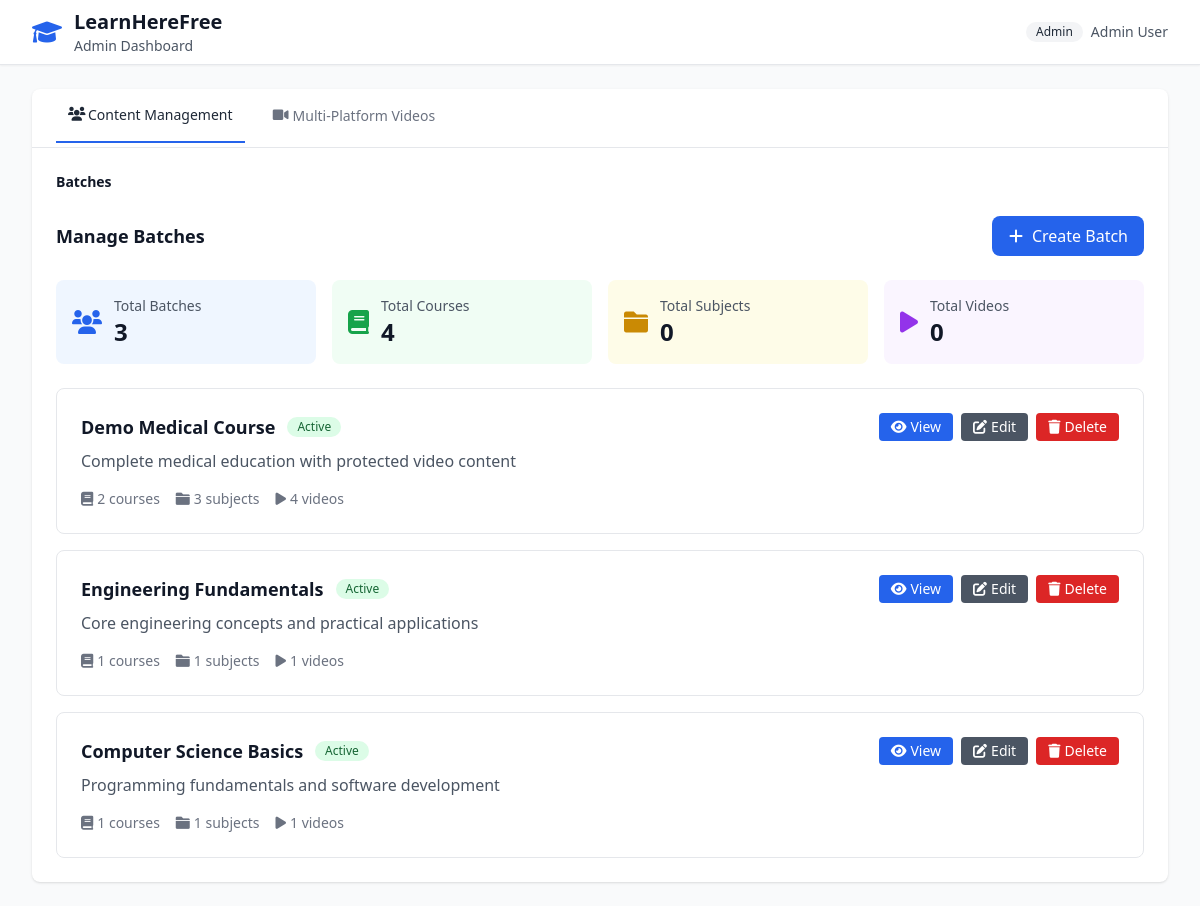
The app's page /backend/admin.php with its own data.
### tables this page shows
CREATE TABLE IF NOT EXISTS batches (
    id VARCHAR(36) PRIMARY KEY,
    name VARCHAR(255) NOT NULL,
    description TEXT,
    thumbnail_url VARCHAR(500),
    is_active BOOLEAN DEFAULT TRUE,
    created_at TIMESTAMP DEFAULT CURRENT_TIMESTAMP,
    updated_at TIMESTAMP DEFAULT CURRENT_TIMESTAMP ON UPDATE CURRENT_TIMESTAMP
);

### includes/functions.php (called while the page is built, shortened)
<?php
global $pdo;
function getBatches() {
    global $pdo;
    try {
        $stmt = $pdo->query("SELECT * FROM batches ORDER BY created_at DESC");
        return $stmt->fetchAll(PDO::FETCH_ASSOC);
    } catch (PDOException $e) {
        error_log("Error fetching batches: " . $e->getMessage());
        return [];
    }
}
function getTotalVideosInBatch($batch_id) {
    global $pdo;
    try {
        $stmt = $pdo->prepare("SELECT COUNT(*) as count FROM videos WHERE batch_id = ?");
        $stmt->execute([$batch_id]);
        $result = $stmt->fetch(PDO::FETCH_ASSOC);
        return $result['count'] ?? 0;
    } catch (PDOException $e) {
        error_log("Error counting videos in batch: " . $e->getMessage());
        return 0;
    }
}
function getTotalCoursesInBatch($batch_id) {
    global $pdo;
    try {
        $stmt = $pdo->prepare("SELECT COUNT(*) as count FROM courses WHERE batch_id = ?");
        $stmt->execute([$batch_id]);
        $result = $stmt->fetch(PDO::FETCH_ASSOC);
        return $result['count'] ?? 0;
    } catch (PDOException $e) {
        error_log("Error counting courses in batch: " . $e->getMessage());
        return 0;
    }
}
function getTotalSubjectsInBatch($batch_id) {
    global $pdo;
    try {
        $stmt = $pdo->prepare("SELECT COUNT(*) as count FROM subjects s JOIN courses c ON s.course_id = c.id WHERE c.batch_id = ?");
        $stmt->execute([$batch_id]);
        $result = $stmt->fetch(PDO::FETCH_ASSOC);
        return $result['count'] ?? 0;
    } catch (PDOException $e) {
        error_log("Error counting subjects in batch: " . $e->getMessage());
        return 0;
    }
}
function getAllBatches() {
    return getBatches();
}
?>

### backend/admin.php (the view, shortened to what this page needs)
<?php
require_once '../config/database.php';
require_once '../includes/functions.php';
$active_tab = $_GET['tab'] ?? 'batches';
$selected_batch_id = $_GET['batch_id'] ?? null;
$selected_course_id = $_GET['course_id'] ?? null;
$batches = getAllBatches();
$selected_batch = $selected_batch_id ? getBatch($selected_batch_id) : null;
$selected_course = $selected_course_id ? getCourse($selected_course_id) : null;
$courses = $selected_batch ? getCourses($selected_batch_id) : [];
$subjects = $selected_course ? getSubjects($selected_course_id) : [];
$total_batches = count($batches);
$total_courses = array_sum(array_map(function($batch) { return getTotalCoursesInBatch($batch['id']); }, $batches));
$total_subjects = array_sum(array_map(function($course) { return getTotalSubjectsInCourse($course['id']); }, $courses));
$total_videos = array_sum(array_map(function($subject) { return getTotalVideosInSubject($subject['id']); }, $subjects));
?>
<!DOCTYPE html>
<html lang="en">
<head>
    <script src="https://cdn.tailwindcss.com"></script>
    <link rel="stylesheet" href="https://cdnjs.cloudflare.com/ajax/libs/font-awesome/6.0.0/css/all.min.css">
</head>
<body class="min-h-screen bg-gray-50">
    <header class="bg-white shadow-sm border-b border-gray-200">
        <div class="max-w-7xl mx-auto px-4 sm:px-6 lg:px-8">
            <div class="flex justify-between h-16">
                <div class="flex items-center">
                    <div class="flex items-center">
                        <i class="fas fa-graduation-cap text-2xl text-blue-600 mr-3"></i>
                        <div>
                            <h1 class="text-xl font-semibold text-gray-900">LearnHereFree</h1>
                            <p class="text-sm text-gray-600">Admin Dashboard</p>
                        </div>
                    </div>
                </div>
                <div class="flex items-center space-x-4">
                    <div class="flex items-center space-x-2">
                        <span class="inline-flex items-center px-2.5 py-0.5 rounded-full text-xs font-medium bg-gray-100 text-gray-800">
                            Admin
                        </span>
                        <span class="text-sm text-gray-600">Admin User</span>
                    </div>
                </div>
            </div>
        </div>
    </header>
    <main class="w-full max-w-full mx-auto py-6 px-2 sm:px-4 lg:px-8 overflow-hidden">
        <div class="bg-white shadow w-full max-w-full overflow-hidden rounded-lg">
            <div class="border-b border-gray-200 px-1 sm:px-2 lg:px-6 overflow-hidden">
                <div class="flex space-x-1 sm:space-x-2 lg:space-x-4 overflow-x-auto scrollbar-hide pb-1 w-full min-w-0">
                    <button
                        class="tab-button flex items-center px-1 sm:px-2 lg:px-3 py-3 sm:py-4 text-xs sm:text-sm whitespace-nowrap flex-shrink-0 min-w-0 transition-colors <?= $active_tab === 'batches' ? 'tab-active' : 'tab-inactive' ?>"
                        onclick="switchTab('batches')"
                    >
                        <i class="fas fa-users h-3 w-3 sm:h-4 sm:w-4 mr-1 flex-shrink-0"></i>
                        <span class="hidden md:inline">Content Management</span>
                    </button>
                    <button
                        class="tab-button flex items-center px-1 sm:px-2 lg:px-3 py-3 sm:py-4 text-xs sm:text-sm whitespace-nowrap flex-shrink-0 min-w-0 transition-colors <?= $active_tab === 'multi-platform' ? 'tab-active' : 'tab-inactive' ?>"
                        onclick="switchTab('multi-platform')"
                    >
                        <i class="fas fa-video h-3 w-3 sm:h-4 sm:w-4 mr-1 flex-shrink-0"></i>
                        <span class="hidden md:inline">Multi-Platform Videos</span>
                    </button>
                </div>
            </div>
            <div class="p-6 mt-0">
                <div id="batches-tab" class="tab-content <?= $active_tab === 'batches' ? '' : 'hidden' ?>">
                    <div class="flex items-center gap-2 mb-6 text-sm text-gray-600">
                        <button
                            class="hover:text-blue-600 transition-colors <?= !$selected_batch ? 'font-semibold text-gray-900' : '' ?>"
                            onclick="navigateTo('batches')"
                        >
                            Batches
                        </button>
                    </div>
                    <?php if (!$selected_batch): ?>
                        <div>
                            <div class="flex justify-between items-center mb-6">
                                <h3 class="text-lg font-semibold text-gray-900">Manage Batches</h3>
                                <button
                                    class="bg-blue-600 hover:bg-blue-700 text-white px-4 py-2 rounded-lg flex items-center transition-colors"
                                    onclick="openModal('create-batch-modal')"
                                >
                                    <i class="fas fa-plus h-4 w-4 mr-2"></i>
                                    Create Batch
                                </button>
                            </div>
                            <div class="grid grid-cols-1 md:grid-cols-4 gap-4 mb-6">
                                <div class="bg-blue-50 p-4 rounded-lg">
                                    <div class="flex items-center">
                                        <i class="fas fa-users text-blue-600 text-2xl mr-3"></i>
                                        <div>
                                            <p class="text-sm text-gray-600">Total Batches</p>
                                            <p class="text-2xl font-bold text-gray-900"><?= $total_batches ?></p>
                                        </div>
                                    </div>
                                </div>
                                <div class="bg-green-50 p-4 rounded-lg">
                                    <div class="flex items-center">
                                        <i class="fas fa-book text-green-600 text-2xl mr-3"></i>
                                        <div>
                                            <p class="text-sm text-gray-600">Total Courses</p>
                                            <p class="text-2xl font-bold text-gray-900"><?= $total_courses ?></p>
                                        </div>
                                    </div>
                                </div>
                                <div class="bg-yellow-50 p-4 rounded-lg">
                                    <div class="flex items-center">
                                        <i class="fas fa-folder text-yellow-600 text-2xl mr-3"></i>
                                        <div>
                                            <p class="text-sm text-gray-600">Total Subjects</p>
                                            <p class="text-2xl font-bold text-gray-900"><?= $total_subjects ?></p>
                                        </div>
                                    </div>
                                </div>
                                <div class="bg-purple-50 p-4 rounded-lg">
                                    <div class="flex items-center">
                                        <i class="fas fa-play text-purple-600 text-2xl mr-3"></i>
                                        <div>
                                            <p class="text-sm text-gray-600">Total Videos</p>
                                            <p class="text-2xl font-bold text-gray-900"><?= $total_videos ?></p>
                                        </div>
                                    </div>
                                </div>
                            </div>
                            <div class="grid gap-4">
                                <?php if (empty($batches)): ?>
                                    <div class="text-center py-12">
                                        <i class="fas fa-users text-gray-400 text-4xl mb-4"></i>
                                        <h3 class="text-lg font-medium text-gray-900 mb-2">No batches yet</h3>
                                        <p class="text-gray-600 mb-4">Create your first batch to get started</p>
                                        <button
                                            class="bg-blue-600 hover:bg-blue-700 text-white px-4 py-2 rounded-lg"
                                            onclick="openModal('create-batch-modal')"
                                        >
                                            Create First Batch
                                        </button>
                                    </div>
                                <?php else: ?>
                                    <?php foreach ($batches as $batch): ?>
                                        <div class="border border-gray-200 rounded-lg p-6">
                                            <div class="flex justify-between items-start">
                                                <div class="flex-1">
                                                    <div class="flex items-center mb-2">
                                                        <h4 class="text-lg font-semibold text-gray-900 mr-3">
                                                            <?= htmlspecialchars($batch['name']) ?>
                                                        </h4>
                                                        <span class="inline-flex items-center px-2.5 py-0.5 rounded-full text-xs font-medium <?= $batch['is_active'] ? 'bg-green-100 text-green-800' : 'bg-red-100 text-red-800' ?>">
                                                            <?= $batch['is_active'] ? 'Active' : 'Inactive' ?>
                                                        </span>
                                                    </div>
                                                    <?php if ($batch['description']): ?>
                                                        <p class="text-gray-600 mb-4"><?= htmlspecialchars($batch['description']) ?></p>
                                                    <?php endif; ?>
                                                    <div class="flex items-center space-x-4 text-sm text-gray-500">
                                                        <span><i class="fas fa-book mr-1"></i><?= getTotalCoursesInBatch($batch['id']) ?> courses</span>
                                                        <span><i class="fas fa-folder mr-1"></i><?= getTotalSubjectsInBatch($batch['id']) ?> subjects</span>
                                                        <span><i class="fas fa-play mr-1"></i><?= getTotalVideosInBatch($batch['id']) ?> videos</span>
                                                    </div>
                                                </div>
                                                <div class="flex space-x-2">
                                                    <button
                                                        class="bg-blue-600 hover:bg-blue-700 text-white px-3 py-1 rounded text-sm transition-colors"
                                                        onclick="navigateTo('batches', '<?= $batch['id'] ?>')"
                                                    >
                                                        <i class="fas fa-eye mr-1"></i>View
                                                    </button>
                                                    <button
                                                        class="bg-gray-600 hover:bg-gray-700 text-white px-3 py-1 rounded text-sm transition-colors"
                                                        onclick="editBatch('<?= $batch['id'] ?>')"
                                                    >
                                                        <i class="fas fa-edit mr-1"></i>Edit
                                                    </button>
                                                    <button
                                                        class="bg-red-600 hover:bg-red-700 text-white px-3 py-1 rounded text-sm transition-colors"
                                                        onclick="deleteBatch('<?= $batch['id'] ?>')"
                                                    >
                                                        <i class="fas fa-trash mr-1"></i>Delete
                                                    </button>
                                                </div>
                                            </div>
                                        </div>
                                    <?php endforeach; ?>
                                <?php endif; ?>
                            </div>
                        </div>
                    <?php endif; ?>
                </div>
            </div>
        </div>
    </main>
</body>
</html>

### backend/admin.php (style rules this page uses)
.scrollbar-hide { -ms-overflow-style: none; scrollbar-width: none; }
.tab-active { border-bottom: 2px solid #2563eb; color: #1f2937; }
.tab-inactive { color: #6b7280; }

### records on screen
batches: name "Demo Medical Course", is_active "Active", description "Complete medical education with protected video content", id "2", id "3", id "4"
batches: name "Engineering Fundamentals", is_active "Active", description "Core engineering concepts and practical applications", id "1"
batches: name "Computer Science Basics", is_active "Active", description "Programming fundamentals and software development", id "1"

### other values on screen
$total_batches "3"
$total_courses "4"
$total_subjects "0"
$total_videos "0"
